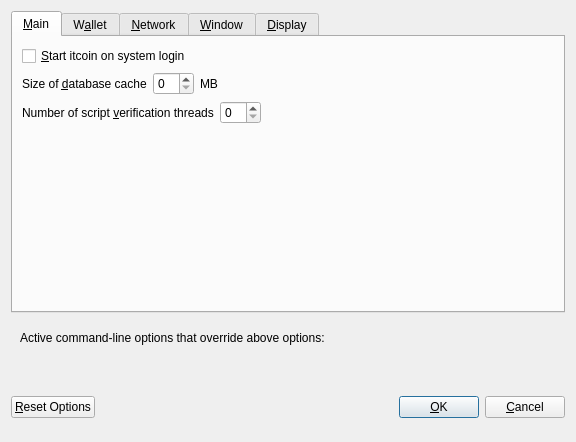
<?xml version="1.0" encoding="UTF-8"?>
<ui version="4.0">
 <class>OptionsDialog</class>
 <widget class="QDialog" name="OptionsDialog">
  <property name="geometry">
   <rect>
    <x>0</x>
    <y>0</y>
    <width>576</width>
    <height>442</height>
   </rect>
  </property>
  <property name="windowTitle">
   <string>Options</string>
  </property>
  <property name="modal">
   <bool>true</bool>
  </property>
  <layout class="QVBoxLayout" name="verticalLayout">
   <item>
    <widget class="QTabWidget" name="tabWidget">
     <property name="currentIndex">
      <number>0</number>
     </property>
     <widget class="QWidget" name="tabMain">
      <attribute name="title">
       <string>&amp;Main</string>
      </attribute>
      <layout class="QVBoxLayout" name="verticalLayout_Main">
       <item>
        <widget class="QCheckBox" name="bitcoinAtStartup">
         <property name="toolTip">
          <string>Automatically start itcoin after logging in to the system.</string>
         </property>
         <property name="text">
          <string>&amp;Start itcoin on system login</string>
         </property>
        </widget>
       </item>
       <item>
        <layout class="QHBoxLayout" name="horizontalLayout_2_Main">
         <item>
          <widget class="QLabel" name="databaseCacheLabel">
           <property name="text">
            <string>Size of &amp;database cache</string>
           </property>
           <property name="textFormat">
            <enum>Qt::PlainText</enum>
           </property>
           <property name="buddy">
            <cstring>databaseCache</cstring>
           </property>
          </widget>
         </item>
         <item>
          <widget class="QSpinBox" name="databaseCache"/>
         </item>
         <item>
          <widget class="QLabel" name="databaseCacheUnitLabel">
           <property name="text">
            <string>MB</string>
           </property>
           <property name="textFormat">
            <enum>Qt::PlainText</enum>
           </property>
          </widget>
         </item>
         <item>
          <spacer name="horizontalSpacer_2_Main">
           <property name="orientation">
            <enum>Qt::Horizontal</enum>
           </property>
           <property name="sizeHint" stdset="0">
            <size>
             <width>40</width>
             <height>20</height>
            </size>
           </property>
          </spacer>
         </item>
        </layout>
       </item>
       <item>
        <layout class="QHBoxLayout" name="horizontalLayout_3_Main">
         <item>
          <widget class="QLabel" name="threadsScriptVerifLabel">
           <property name="text">
            <string>Number of script &amp;verification threads</string>
           </property>
           <property name="textFormat">
            <enum>Qt::PlainText</enum>
           </property>
           <property name="buddy">
            <cstring>threadsScriptVerif</cstring>
           </property>
          </widget>
         </item>
         <item>
          <widget class="QSpinBox" name="threadsScriptVerif">
           <property name="toolTip">
            <string>(0 = auto, &lt;0 = leave that many cores free)</string>
           </property>
          </widget>
         </item>
         <item>
          <spacer name="horizontalSpacer_3_Main">
           <property name="orientation">
            <enum>Qt::Horizontal</enum>
           </property>
           <property name="sizeHint" stdset="0">
            <size>
             <width>40</width>
             <height>20</height>
            </size>
           </property>
          </spacer>
         </item>
        </layout>
       </item>
       <item>
        <spacer name="verticalSpacer_2">
         <property name="orientation">
          <enum>Qt::Vertical</enum>
         </property>
         <property name="sizeHint" stdset="0">
          <size>
           <width>20</width>
           <height>40</height>
          </size>
         </property>
        </spacer>
       </item>
      </layout>
     </widget>
     <widget class="QWidget" name="tabWallet">
      <attribute name="title">
       <string>W&amp;allet</string>
      </attribute>
      <layout class="QVBoxLayout" name="verticalLayout_Wallet">
       <item>
        <layout class="QHBoxLayout" name="horizontalLayout_2_Wallet">
         <item>
          <widget class="QLabel" name="labelStakeSplitThresholdText">
           <property name="text">
            <string>Stake split threshold:</string>
           </property>
          </widget>
         </item>
         <item>
          <widget class="QSpinBox" name="spinBoxStakeSplitThreshold">
           <property name="minimum">
            <number>1</number>
           </property>
           <property name="maximum">
            <number>999999</number>
           </property>
          </widget>
         </item>
        </layout>
       </item>
       <item>
        <widget class="QGroupBox" name="groupBox">
         <property name="title">
          <string>Expert</string>
         </property>
         <layout class="QVBoxLayout" name="verticalLayout_2">
          <item>
           <widget class="QCheckBox" name="coinControlFeatures">
            <property name="toolTip">
             <string>Whether to show coin control features or not.</string>
            </property>
            <property name="text">
             <string>Enable coin &amp;control features</string>
            </property>
           </widget>
          </item>
          <item>
           <widget class="QCheckBox" name="showMasternodesTab">
            <property name="toolTip">
             <string>Show additional tab listing all your masternodes in first sub-tab&lt;br/&gt;and all masternodes on the network in second sub-tab.</string>
            </property>
            <property name="text">
             <string>Show Masternodes Tab</string>
            </property>
           </widget>
          </item>
          <item>
           <widget class="QCheckBox" name="spendZeroConfChange">
            <property name="toolTip">
             <string>If you disable the spending of unconfirmed change, the change from a transaction&lt;br/&gt;cannot be used until that transaction has at least one confirmation.&lt;br/&gt;This also affects how your balance is computed.</string>
            </property>
            <property name="text">
             <string>&amp;Spend unconfirmed change</string>
            </property>
           </widget>
          </item>
         </layout>
        </widget>
       </item>
       <item>
        <spacer name="verticalSpacer_Wallet">
         <property name="orientation">
          <enum>Qt::Vertical</enum>
         </property>
         <property name="sizeHint" stdset="0">
          <size>
           <width>20</width>
           <height>40</height>
          </size>
         </property>
        </spacer>
       </item>
      </layout>
     </widget>
     <widget class="QWidget" name="tabNetwork">
      <attribute name="title">
       <string>&amp;Network</string>
      </attribute>
      <layout class="QVBoxLayout" name="verticalLayout_Network">
       <item>
        <widget class="QCheckBox" name="mapPortUpnp">
         <property name="toolTip">
          <string>Automatically open the itcoin client port on the router. This only works when your router supports UPnP and it is enabled.</string>
         </property>
         <property name="text">
          <string>Map port using &amp;UPnP</string>
         </property>
        </widget>
       </item>
       <item>
        <widget class="QCheckBox" name="allowIncoming">
         <property name="toolTip">
          <string>Accept connections from outside</string>
         </property>
         <property name="text">
          <string>Allow incoming connections</string>
         </property>
        </widget>
       </item>
       <item>
        <widget class="QCheckBox" name="connectSocks">
         <property name="toolTip">
          <string>Connect to the itcoin network through a SOCKS5 proxy.</string>
         </property>
         <property name="text">
          <string>&amp;Connect through SOCKS5 proxy (default proxy):</string>
         </property>
        </widget>
       </item>
       <item>
        <layout class="QHBoxLayout" name="horizontalLayout_1_Network">
         <item>
          <widget class="QLabel" name="proxyIpLabel">
           <property name="text">
            <string>Proxy &amp;IP:</string>
           </property>
           <property name="textFormat">
            <enum>Qt::PlainText</enum>
           </property>
           <property name="buddy">
            <cstring>proxyIp</cstring>
           </property>
          </widget>
         </item>
         <item>
          <widget class="QValidatedLineEdit" name="proxyIp">
           <property name="minimumSize">
            <size>
             <width>140</width>
             <height>0</height>
            </size>
           </property>
           <property name="maximumSize">
            <size>
             <width>140</width>
             <height>16777215</height>
            </size>
           </property>
           <property name="toolTip">
            <string>IP address of the proxy (e.g. IPv4: 127.0.0.1 / IPv6: ::1)</string>
           </property>
          </widget>
         </item>
         <item>
          <widget class="QLabel" name="proxyPortLabel">
           <property name="text">
            <string>&amp;Port:</string>
           </property>
           <property name="textFormat">
            <enum>Qt::PlainText</enum>
           </property>
           <property name="buddy">
            <cstring>proxyPort</cstring>
           </property>
          </widget>
         </item>
         <item>
          <widget class="QLineEdit" name="proxyPort">
           <property name="minimumSize">
            <size>
             <width>55</width>
             <height>0</height>
            </size>
           </property>
           <property name="maximumSize">
            <size>
             <width>55</width>
             <height>16777215</height>
            </size>
           </property>
           <property name="toolTip">
            <string>Port of the proxy (e.g. 9050)</string>
           </property>
          </widget>
         </item>
         <item>
          <spacer name="horizontalSpacer_1_Network">
           <property name="orientation">
            <enum>Qt::Horizontal</enum>
           </property>
           <property name="sizeHint" stdset="0">
            <size>
             <width>40</width>
             <height>20</height>
            </size>
           </property>
          </spacer>
         </item>
        </layout>
       </item>
       <item>
        <spacer name="verticalSpacer_Network">
         <property name="orientation">
          <enum>Qt::Vertical</enum>
         </property>
         <property name="sizeHint" stdset="0">
          <size>
           <width>20</width>
           <height>40</height>
          </size>
         </property>
        </spacer>
       </item>
      </layout>
     </widget>
     <widget class="QWidget" name="tabWindow">
      <attribute name="title">
       <string>&amp;Window</string>
      </attribute>
      <layout class="QVBoxLayout" name="verticalLayout_Window">
       <item>
        <widget class="QCheckBox" name="minimizeToTray">
         <property name="toolTip">
          <string>Show only a tray icon after minimizing the window.</string>
         </property>
         <property name="text">
          <string>&amp;Minimize to the tray instead of the taskbar</string>
         </property>
        </widget>
       </item>
       <item>
        <widget class="QCheckBox" name="minimizeOnClose">
         <property name="toolTip">
          <string>Minimize instead of exit the application when the window is closed. When this option is enabled, the application will be closed only after selecting Quit in the menu.</string>
         </property>
         <property name="text">
          <string>M&amp;inimize on close</string>
         </property>
        </widget>
       </item>
       <item>
        <spacer name="verticalSpacer_Window">
         <property name="orientation">
          <enum>Qt::Vertical</enum>
         </property>
         <property name="sizeHint" stdset="0">
          <size>
           <width>20</width>
           <height>40</height>
          </size>
         </property>
        </spacer>
       </item>
      </layout>
     </widget>
     <widget class="QWidget" name="tabDisplay">
      <attribute name="title">
       <string>&amp;Display</string>
      </attribute>
      <layout class="QVBoxLayout" name="verticalLayout_Display">
       <item>
        <layout class="QHBoxLayout" name="horizontalLayout_1_Display">
         <item>
          <widget class="QLabel" name="langLabel">
           <property name="text">
            <string>User Interface &amp;language:</string>
           </property>
           <property name="textFormat">
            <enum>Qt::PlainText</enum>
           </property>
           <property name="buddy">
            <cstring>lang</cstring>
           </property>
          </widget>
         </item>
         <item>
          <widget class="QValueComboBox" name="lang">
           <property name="toolTip">
            <string>The user interface language can be set here. This setting will take effect after restarting itcoin.</string>
           </property>
          </widget>
         </item>
        </layout>
       </item>
       <item>
        <widget class="QLabel" name="label_3">
         <property name="toolTip">
          <string notr="true"/>
         </property>
         <property name="statusTip">
          <string notr="true"/>
         </property>
         <property name="whatsThis">
          <string notr="true"/>
         </property>
         <property name="accessibleName">
          <string notr="true"/>
         </property>
         <property name="text">
          <string>Language missing or translation incomplete? Help contributing translations here:
https://discord.gg/vCgKhFFeJt</string>
         </property>
         <property name="wordWrap">
          <bool>true</bool>
         </property>
         <property name="openExternalLinks">
          <bool>true</bool>
         </property>
         <property name="textInteractionFlags">
          <set>Qt::TextBrowserInteraction</set>
         </property>
        </widget>
       </item>
       <item>
        <layout class="QHBoxLayout" name="horizontalLayout_2_Display" stretch="0,0">
         <item>
          <widget class="QLabel" name="themeLabel">
           <property name="text">
            <string>User Interface Theme:</string>
           </property>
          </widget>
         </item>
         <item>
          <widget class="QValueComboBox" name="theme"/>
         </item>
        </layout>
       </item>
       <item>
        <widget class="QWidget" name="verticalDisplayWidget" native="true">
         <layout class="QVBoxLayout" name="verticalDisplayLayout">
          <property name="margin">
           <number>0</number>
          </property>
          <item>
           <widget class="Line" name="line">
            <property name="orientation">
             <enum>Qt::Horizontal</enum>
            </property>
           </widget>
          </item>
          <item>
           <layout class="QHBoxLayout" name="horizontalLayout_3_Display">
            <item>
             <widget class="QLabel" name="unitLabel">
              <property name="text">
               <string>Unit to show amounts in:</string>
              </property>
              <property name="textFormat">
               <enum>Qt::PlainText</enum>
              </property>
             </widget>
            </item>
            <item>
             <widget class="QValueComboBox" name="unit">
              <property name="toolTip">
               <string>Choose the default subdivision unit to show in the interface and when sending coins.</string>
              </property>
             </widget>
            </item>
           </layout>
          </item>
          <item>
           <layout class="QHBoxLayout" name="horizontalLayout_4_Display">
            <item>
             <widget class="QLabel" name="digitsLabel">
              <property name="text">
               <string>Decimal digits</string>
              </property>
             </widget>
            </item>
            <item>
             <widget class="QValueComboBox" name="digits"/>
            </item>
           </layout>
          </item>
          <item>
           <layout class="QHBoxLayout" name="horizontalLayout_5_Display">
            <item>
             <widget class="QCheckBox" name="checkBoxHideZeroBalances">
              <property name="toolTip">
               <string>Hide empty balances</string>
              </property>
              <property name="layoutDirection">
               <enum>Qt::LeftToRight</enum>
              </property>
              <property name="text">
               <string>Hide empty balances</string>
              </property>
             </widget>
            </item>
            <item>
             <widget class="QCheckBox" name="checkBoxHideOrphans">
              <property name="toolTip">
               <string>Hide orphan stakes in transaction lists</string>
              </property>
              <property name="text">
               <string>Hide orphan stakes</string>
              </property>
             </widget>
            </item>
            <item>
             <spacer name="horizontalSpacer">
              <property name="orientation">
               <enum>Qt::Horizontal</enum>
              </property>
              <property name="sizeHint" stdset="0">
               <size>
                <width>40</width>
                <height>20</height>
               </size>
              </property>
             </spacer>
            </item>
           </layout>
          </item>
          <item>
           <layout class="QHBoxLayout" name="horizontalLayout_6_Display">
            <item>
             <widget class="QLabel" name="thirdPartyTxUrlsLabel">
              <property name="toolTip">
               <string>Third party URLs (e.g. a block explorer) that appear in the transactions tab as context menu items. %s in the URL is replaced by transaction hash. Multiple URLs are separated by vertical bar |.</string>
              </property>
              <property name="text">
               <string>Third party transaction URLs</string>
              </property>
             </widget>
            </item>
            <item>
             <widget class="QLineEdit" name="thirdPartyTxUrls">
              <property name="toolTip">
               <string>Third party URLs (e.g. a block explorer) that appear in the transactions tab as context menu items. %s in the URL is replaced by transaction hash. Multiple URLs are separated by vertical bar |.</string>
              </property>
             </widget>
            </item>
           </layout>
          </item>
         </layout>
        </widget>
       </item>
       <item>
        <spacer name="verticalSpacer">
         <property name="orientation">
          <enum>Qt::Vertical</enum>
         </property>
         <property name="sizeHint" stdset="0">
          <size>
           <width>20</width>
           <height>40</height>
          </size>
         </property>
        </spacer>
       </item>
      </layout>
     </widget>
    </widget>
   </item>
   <item>
    <widget class="QFrame" name="frame">
     <layout class="QVBoxLayout" name="verticalLayout_Bottom">
      <item>
       <layout class="QHBoxLayout" name="horizontalLayout_Bottom">
        <item>
         <widget class="QLabel" name="overriddenByCommandLineInfoLabel">
          <property name="text">
           <string>Active command-line options that override above options:</string>
          </property>
          <property name="textFormat">
           <enum>Qt::PlainText</enum>
          </property>
         </widget>
        </item>
        <item>
         <spacer name="horizontalSpacer_Bottom">
          <property name="orientation">
           <enum>Qt::Horizontal</enum>
          </property>
          <property name="sizeHint" stdset="0">
           <size>
            <width>40</width>
            <height>20</height>
           </size>
          </property>
         </spacer>
        </item>
       </layout>
      </item>
      <item>
       <widget class="QLabel" name="overriddenByCommandLineLabel">
        <property name="text">
         <string/>
        </property>
        <property name="textFormat">
         <enum>Qt::PlainText</enum>
        </property>
        <property name="wordWrap">
         <bool>true</bool>
        </property>
       </widget>
      </item>
     </layout>
    </widget>
   </item>
   <item>
    <layout class="QHBoxLayout" name="horizontalLayout_Buttons">
     <item>
      <widget class="QPushButton" name="resetButton">
       <property name="toolTip">
        <string>Reset all client options to default.</string>
       </property>
       <property name="text">
        <string>&amp;Reset Options</string>
       </property>
       <property name="autoDefault">
        <bool>false</bool>
       </property>
      </widget>
     </item>
     <item>
      <spacer name="horizontalSpacer_1">
       <property name="orientation">
        <enum>Qt::Horizontal</enum>
       </property>
       <property name="sizeHint" stdset="0">
        <size>
         <width>40</width>
         <height>48</height>
        </size>
       </property>
      </spacer>
     </item>
     <item>
      <widget class="QLabel" name="statusLabel">
       <property name="minimumSize">
        <size>
         <width>200</width>
         <height>0</height>
        </size>
       </property>
       <property name="font">
        <font>
         <weight>75</weight>
         <bold>true</bold>
        </font>
       </property>
       <property name="text">
        <string/>
       </property>
       <property name="textFormat">
        <enum>Qt::PlainText</enum>
       </property>
       <property name="wordWrap">
        <bool>true</bool>
       </property>
      </widget>
     </item>
     <item>
      <spacer name="horizontalSpacer_2">
       <property name="orientation">
        <enum>Qt::Horizontal</enum>
       </property>
       <property name="sizeHint" stdset="0">
        <size>
         <width>40</width>
         <height>48</height>
        </size>
       </property>
      </spacer>
     </item>
     <item>
      <widget class="QPushButton" name="okButton">
       <property name="text">
        <string>&amp;OK</string>
       </property>
       <property name="autoDefault">
        <bool>false</bool>
       </property>
       <property name="default">
        <bool>true</bool>
       </property>
      </widget>
     </item>
     <item>
      <widget class="QPushButton" name="cancelButton">
       <property name="text">
        <string>&amp;Cancel</string>
       </property>
       <property name="autoDefault">
        <bool>false</bool>
       </property>
      </widget>
     </item>
    </layout>
   </item>
  </layout>
 </widget>
 <customwidgets>
  <customwidget>
   <class>QValidatedLineEdit</class>
   <extends>QLineEdit</extends>
   <header>qvalidatedlineedit.h</header>
  </customwidget>
  <customwidget>
   <class>QValueComboBox</class>
   <extends>QComboBox</extends>
   <header>qvaluecombobox.h</header>
  </customwidget>
 </customwidgets>
 <resources/>
 <connections/>
</ui>
